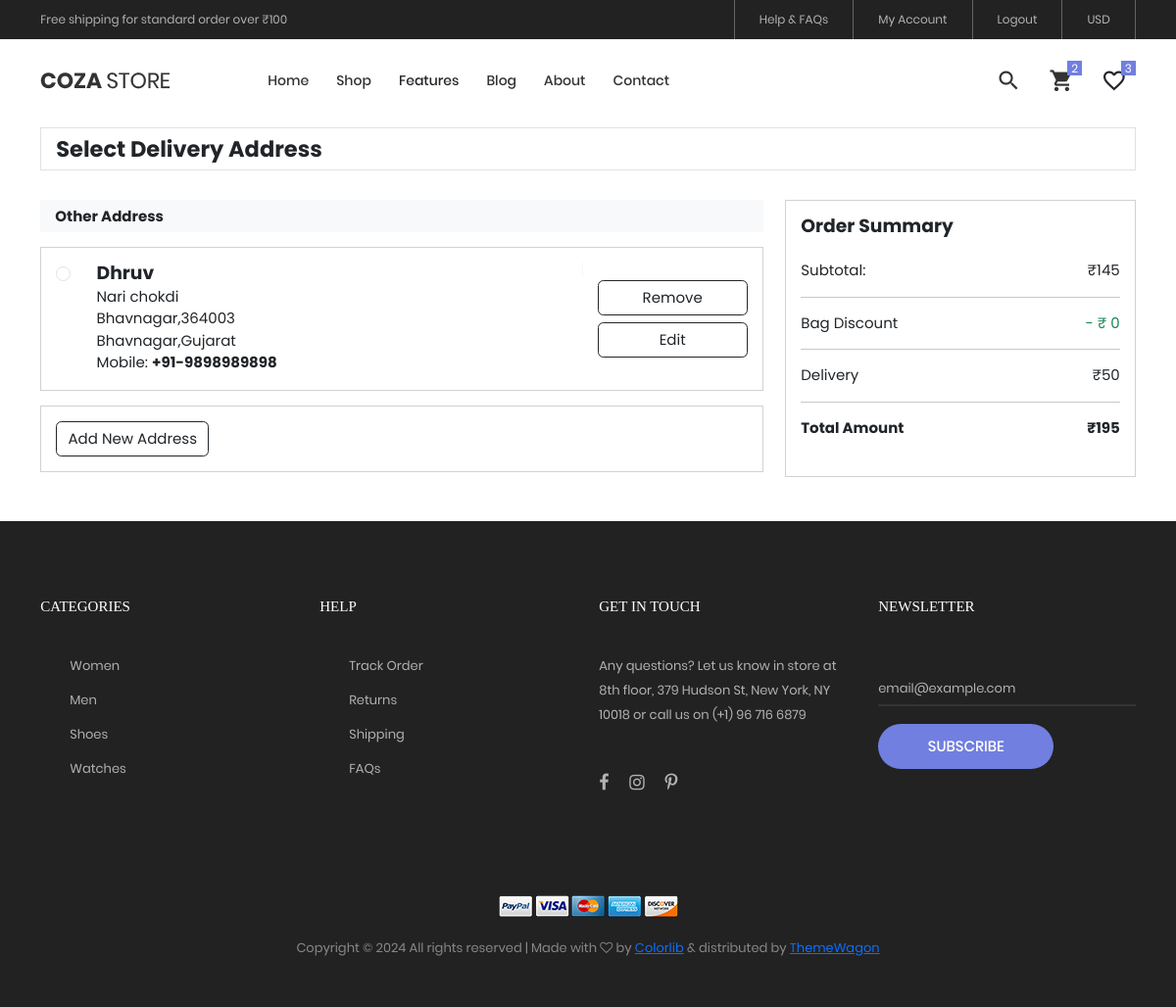
Page /address (signed in) on the committed database.
### my_app/models.py (models this page shows, shortened)
class Billing_detail(models.Model):
    user_id = models.ForeignKey(signup,on_delete=models.CASCADE,null=True,blank=True)
    full_name = models.CharField(max_length=50,blank=True,null=True)
    mobile = models.IntegerField()
    pin_code = models.IntegerField()
    street_address = models.TextField()
    town = models.CharField(max_length=100,blank=True,null=True)
    district = models.CharField(max_length=100,blank=True,null=True)
    state = models.CharField(max_length=100,blank=True,null=True)

### my_app/views.py (the view, shortened to what this page needs)
# urls.py: path('address',hv.address, name='address'),
def address(request):
    if 'email' in request.session:
        uid = signup.objects.get(email=request.session['email'])
        get_cart  = add_to_cart.objects.filter(user_id=uid)
        get_cart_count = add_to_cart.objects.filter(user_id=uid).count()
        get_wishlist = wish_list.objects.filter(user_id = uid)
        get_wishlist_count = wish_list.objects.filter(user_id=uid).count()
        get_address = Billing_detail.objects.filter(user_id = uid)
        all_product = []
        dilivery_chag = 0
        discount = 0
        total_amount = 0
        for i in get_cart:
            all_product.append(i.total_prize)
        get_subtotal = sum(all_product)
        if get_subtotal <= 100 and get_subtotal >= 0:
            dilivery_chag = 30
            total_amount = get_subtotal + dilivery_chag + discount
        elif get_subtotal >= 100:
            dilivery_chag = 50
            total_amount = get_subtotal + dilivery_chag + discount
        else:
            dilivery_chag = 10
            total_amount = get_subtotal + dilivery_chag + discount
        if get_subtotal == 0 and "discount" in request.session:
            dilivery_chag = 0
            total_amount = 0
            del request.session['discount']
        if "discount" in request.session:
            discount = request.session.get("discount")
            total_amount = get_subtotal + dilivery_chag - discount
        else:
            discount = 0
            total_amount = get_subtotal + dilivery_chag
        amount = max(total_amount, 1) * 100
        client = razorpay.Client(auth=('rzp_test_bilBagOBVTi4lE', '77yKq3N9Wul97JVQcjtIVB5z'))
        response = client.order.create({'amount': amount, 'currency': 'INR', 'payment_capture': 1})
        print(response,"")
        context = {"get_cart": get_cart,"get_cart_count":get_cart_count,"get_wishlist": get_wishlist,
                  "get_wishlist_count": get_wishlist_count,"get_address":get_address,
                  "get_subtotal": get_subtotal, "total_amount": total_amount, "dilivery_chag": dilivery_chag, "discount": discount,"response":response
                  }
        return render(request,"address.html",context)
    else:
        return render(request,"login.html")

### my_app/templates/address.html (shortened to what this page needs)
{% extends 'index.html' %}
{% load static %}
{% block content %}
<br>
<br>
<!DOCTYPE html>
<html lang="en">
<head>
    <link rel="stylesheet" href="https://cdn.jsdelivr.net/npm/bootstrap@5.3.0/dist/css/bootstrap.min.css">
</head>
<body>
    <div class="page-content">
        <section class="section-padding mt-5">
            <div class="container">
                <div class="d-flex align-items-center px-3 py-2 border mb-4">
                    <div class="text-start">
                        <h4 class="mb-0 h4 fw-bold">Select Delivery Address</h4>
                    </div>
                </div>
                {% if get_address %}
                <form action=" {% url 'address' %} " method="POST">
                    <div class="row g-4">
                        <div class="col-12 col-lg-8 col-xl-8">
                            <h6 class="fw-bold mb-3 py-2 px-3 bg-light">Other Address</h6>
                            {% for i in get_address %}
                            <div class="card rounded-0 mb-3">
                                <div class="card-body">
                                        <div class="d-flex flex-column flex-xl-row gap-3">
                                            <div class="address-info form-check flex-grow-1">
                                                <input class="form-check-input" type="radio" name="address"
                                                    id="flexRadioDefault2" value="{{i.id}}">
                                                <label class="form-check-label" for="flexRadioDefault2">
                                                    <span class="fw-bold mb-0 h5">{{i.full_name}}</span><br>
                                                    {{i.street_address}}<br>
                                                    {{i.town}},{{i.pin_code}}<br>
                                                    {{i.district}},{{i.state}} <br>
                                                    Mobile: <span class="text-dark fw-bold">+91-{{i.mobile}}</span>
                                                </label>
                                            </div>
                                            <div class="d-grid gap-2 align-self-start align-self-xl-center">
                                                    <a href="{% url 'delete_address' i.id %}">
                                                        <button type="button" class="btn btn-outline-dark px-5 btn-ecomm">Remove</button>
                                                    </a>
                                                <button type="button" class="btn btn-outline-dark px-5 btn-ecomm"
                                                data-bs-toggle="modal" data-bs-target="#EditAddress-{{i.id}}">Edit</button>
                                            </div>
                                        </div>
                                    </div>
                                </div>
                                {% endfor %}
                                {% else %}
                                    <p>please add the address</p>
                                {% endif %}
                            <div class="card rounded-0 mb-2">
                                <div class="card-body">
                                    <button type="button" class="btn btn-outline-dark btn-ecomm" data-bs-toggle="modal"
                                        data-bs-target="#NewAddress">Add New Address</button>
                                </div>
                            </div>
                        </div>
                        <div class="col-12 col-lg-4 col-xl-4">
                            <div class="card rounded-0 mb-3">
                                <div class="card-body">
                                    <h5 class="fw-bold mb-4">Order Summary</h5>
                                    <div class="hstack align-items-center justify-content-between">
                                        <p class="mb-0">Subtotal: </p>
                                        <p class="mb-0">&#8377;{{get_subtotal}}</p>
                                    </div>
                                    <hr>
                                    <div class="hstack align-items-center justify-content-between">
                                        <p class="mb-0">Bag Discount</p>
                                        {% if request.session.discount %}
                                            <p class="mb-0 text-success">- &#8377;{{request.session.discount}}</p>
                                        {% else %}
                                            <p class="mb-0 text-success">- &#8377; 0</p>
                                        {% endif %}
                                    </div>
                                    <hr>
                                    <div class="hstack align-items-center justify-content-between">
                                        <p class="mb-0">Delivery</p>
                                        <p class="mb-0">&#8377;{{dilivery_chag}}</p>
                                    </div>
                                    <hr>
                                    <div class="hstack align-items-center justify-content-between fw-bold text-content">
                                        <p class="mb-0">Total Amount</p>
                                        <p class="mb-0">&#8377;{{total_amount}}</p>
                                    </div>
                                </div>
                            </div>
                        </div>
                    </div>
                </form>
            </div>
        </section>
    </div>
</body>
</html>
{% endblock %}

### my_app/static/css/main.css (style rules this page uses)
.container { max-width: 1380px; }
@media (max-width: 1600px) { .container { max-width: 1200px; } }
.btn-ecomm { background-color: #343a40; color: white; border-radius: 0; }
.address-info label { font-size: 1rem; }

### my_app/static/css/login.css (style rules this page uses)
* { margin: 0; padding: 0; box-sizing: border-box; font-family: 'Poppins', sans-serif; }
form { margin-top: 30px; }

### rows in the picture
Billing_detail: full_name "Dhruv", street_address "Nari chokdi", town "Bhavnagar", pin_code "364003", district "Bhavnagar", state "Gujarat", mobile "9898989898"

### other values in the picture
{{ get_subtotal }} "145"
{{ dilivery_chag }} "50"
{{ total_amount }} "195"
